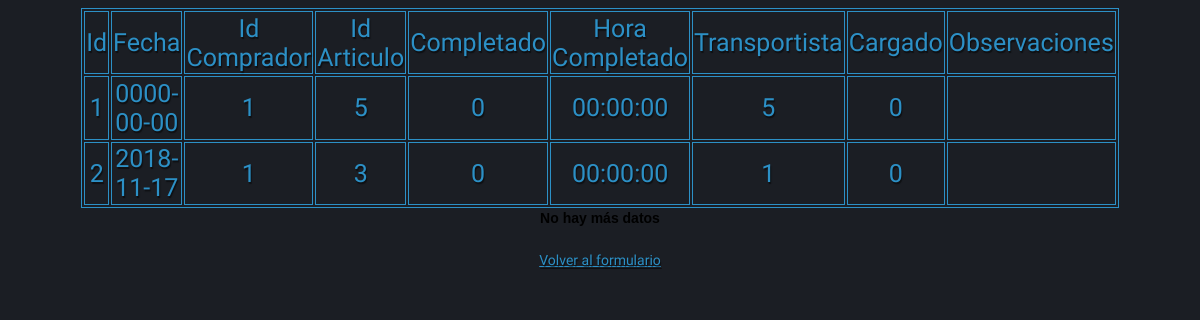
/controlador/lotesalida/losabuscar.php, run on the app's committed database.
### tables this page shows
CREATE TABLE `lotesalida` (
  `Id` int(11) NOT NULL,
  `Fecha` date NOT NULL,
  `IdComprador` int(11) NOT NULL,
  `IdArticulo` int(11) NOT NULL,
  `Completado` tinyint(1) NOT NULL,
  `HoraCompletado` time NOT NULL,
  `Transportista` varchar(45) NOT NULL,
  `Cargado` tinyint(1) NOT NULL,
  `Observaciones` varchar(255) DEFAULT NULL
);

### controlador/lotesalida/losaver.php (called while the page is built)
<?php
    require_once '../../modelo/conectar.php';
    if(isset($_GET["vermas"])){
        $consulta="SELECT * FROM lotesalida WHERE Id >={$_GET["vermas"]} ORDER BY Id ASC LIMIT 11";
    }else{
        $consulta="SELECT * FROM lotesalida ORDER BY Id ASC LIMIT 11";
    }
    $resultado=$conexion->query($consulta);
    $num_filas=0;
?>

### vista/lotesalida/losatabla.php (the view, shortened to what this page needs)
<?php
    require_once '../../controlador/lotesalida/losaver.php';
?>
<html>
    <head>
        <link rel="stylesheet" type="text/css" href="../../vista/css/form.css">
    </head>
    <body>
        <table border="1">
            <tr>
                <td>Id</td><td>Fecha</td><td>Id Comprador</td><td>Id Articulo</td><td>Completado</td><td>Hora Completado</td><td>Transportista</td><td>Cargado</td><td>Observaciones</td>
            </tr>
            <?php
                while(($num_filas<10) &&($damefilas=$resultado->fetch_assoc())){
                    echo "<tr>";
                    foreach($damefilas as $filas){
                        echo "<td>".$filas."</dato>";
                    }
                    echo "</tr>";
                    $num_filas++;
                }
            ?>
        </table>
        <?php
            if ($damefilas = $resultado -> fetch_assoc()){
                echo "<div align=center><b><a href=\"../../vista/lotesalida/losatabla.php?vermas=$damefilas[Id].\">Ver más mensajes</a></b></div><br>";
            }else{
                echo "<div align=center><b>No hay más datos</b></div><br>";
            }
        ?>
        <a href="../../modelo/lotesalida/losaprincipal.php">Volver al formulario</a>
    </body>
</html>

### vista/css/form.css (style rules this page uses)
body { background: #1b1e24; background-image:-webkit-linear-gradient(right,#1b1e24,#1b1e24 50%,#1b1e24); background-image:-moz-linear-gradient(right,#1b1e24,#1b1e24 50%,#1b1e24); background-image:-o-linear-gradient(right,#1b1e24,#1b1e24 50%,#1b1e24); background-image:-ms-linear-gradient(right,#1b1e24,#1b1e24 50%,#1b1e24); background-image:linear-gradient(to left,#1b1e24,#1b1e24 50%,#1b1e24); text-align: center; font-family: Arial, sans-serif; font-size: 87.50%; line-height: 1.5em; }
table { border: 1px solid #2c90c6; text-align: center; font-family: 'Titan One'; text-shadow: 1px 2px 1px rgba(0,0,0,.5); color: #2c90c6; margin:0 auto; width: 80%; height: 200px; }
tr,td { border: 1px solid #2c90c6; color: #2c90c6; font-size: 1.25em; margin: 2% auto; text-align: center; font-family: 'Titan One'; text-shadow: 1px 2px 1px rgba(0,0,0,.5); }
a { color: #2c90c6; font-size: 125%; margin: 2% auto; text-align: center; font-family: 'Titan One'; text-shadow: 1px 2px 1px rgba(0,0,0,.5); }
@media screen and (max-width: 1440px) { a { color: #2c90c6; font-size: 120%; margin: 2% auto; text-align: center; font-family: 'Titan One'; text-shadow: 1px 2px 1px rgba(0,0,0,.5); } }
@media screen and (max-width: 1280px) { a { color: #2c90c6; font-size: 100%; margin: 2% auto; text-align: center; font-family: 'Titan One'; text-shadow: 1px 2px 1px rgba(0,0,0,.5); } }

### data on the page
lotesalida: filas "1", Fecha "0000-00-00", filas "5", filas "0", HoraCompletado "00:00:00"
lotesalida: Id "2", Fecha "2018-11-17", filas "1", IdArticulo "3", filas "0", HoraCompletado "00:00:00"
